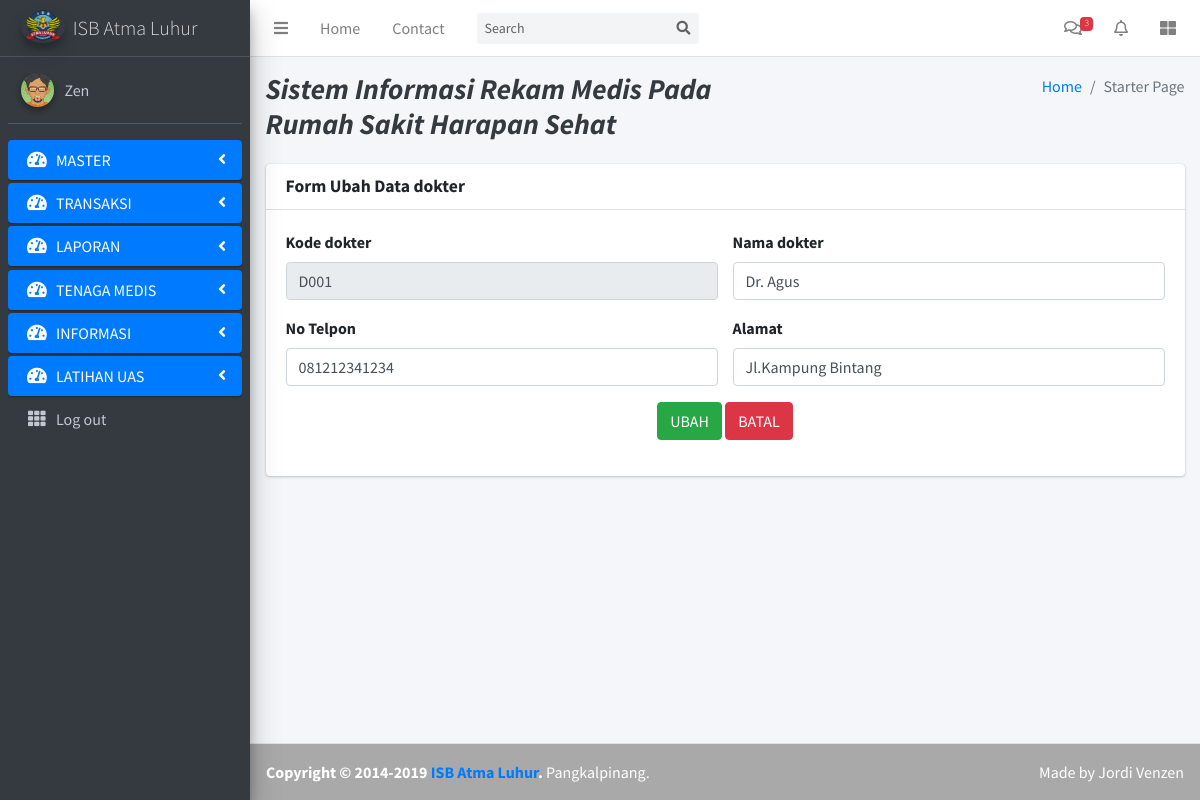
The page /index.php?page=edit_dokter&kd_dokter=D001 (signed in) on the database its author committed.
### tables this page shows
CREATE TABLE `dokter` (
  `kd_dokter` varchar(10) NOT NULL,
  `nm_dokter` varchar(50) NOT NULL,
  `telpon` varchar(15) NOT NULL,
  `alamat` varchar(100) NOT NULL
);

### page/edit_dokter.php (the view, shortened to what this page needs)
<section class="content">
    <div class="container-fluid">
        <div class="row">
            <div class="col-md-12">
                <div class="card">
                    <div class="card-header">
                        <h3 class="card-title"><B>Form Ubah Data dokter</B></h3>
                    </div>
                    <?php
$kd_dokter = $_GET['kd_dokter'];
$sql = mysqli_query($koneksi, "SELECT * FROM dokter WHERE kd_dokter ='$kd_dokter'");
$result = mysqli_fetch_array($sql);
?>
                    <div class="card-body">
                        <form role="form" method="post">
                            <div class="row">
                                <div class="col-sm-6">
                                    <div class="form-group">
                                        <label>Kode dokter</label>
                                        <input type="text" name="kd_dokter" class="form-control" value="<?php echo $kd_dokter; ?>" readonly>
                                    </div>
                                </div>
                                <div class="col-sm-6">
                                    <div class="form-group">
                                        <label>Nama dokter</label>
                                        <input type="text" name="nm_dokter" class="form-control" placeholder="Masukan Nama dokter" value="<?php echo $result['nm_dokter']; ?>">
                                    </div>
                                </div>
                            </div>
                            <div class="row">
                                <div class="col-sm-6">
                                    <div class="form-group">
                                        <label>No Telpon</label>
                                        <input type="text" name="telpon" class="form-control" placeholder="Masukan No Telpon" value="<?php echo $result['telpon']; ?>">
                                    </div>
                                </div>
                                <div class="col-sm-6">
                                    <div class="form-group">
                                        <label>Alamat</label>
                                        <input type="text" name="alamat" class="form-control" placeholder="Masukan Alamat" value="<?php echo $result['alamat']; ?>">
                                    </div>
                                </div>
                            </div>
                        <div class="row">
                            <div class="col-sm-12" align="center">
                                <div class="item form-group">
                                    <div class="col-md-12 col-sm-12">
                                        <button type="submit" class="btn btn-success" name="ubah">UBAH</button>
                                        <button class="btn btn-danger" type="reset">BATAL</button>
                                    </div>
                                </div>
                            </div>
                        </div>
                    </form>
                    </div>
                </div>
            </div>
        </div>
    </div>
</section>

### rows shown on the page
dokter: nm_dokter "Dr. Agus", telpon "081212341234", alamat "Jl.Kampung Bintang"

### other values the page prints
$_SESSION['username'] "Zen"
